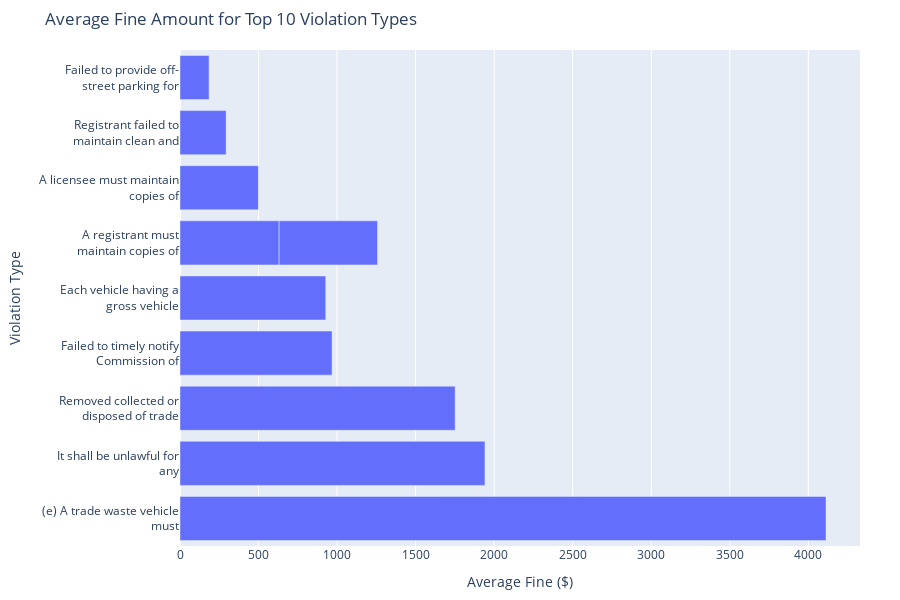

Here is the notebook cell this chart was saved with:
### Code cell
# Get top 10 most common violation types
top_violation_types = violations_df['DESCRIPTION OF RULE'].value_counts().head(10).index

# Compute average fines
avg_fine_by_type = (
    violations_df[violations_df['DESCRIPTION OF RULE'].isin(top_violation_types)]
    .groupby('DESCRIPTION OF RULE')
    .agg(
        AverageFine=('FINE AMOUNT', 'mean'),
        Count=('FINE AMOUNT', 'size')
    )
    .reset_index()
)

# Shorten and wrap for axis labels
def wrap_label(text, word_limit=6, wrap_width=25):
    short = ' '.join(text.split()[:word_limit])
    return '<br>'.join(textwrap.wrap(short, wrap_width))

# Wrap full description for hover
def wrap_hover(text, wrap_width=60):  # Increase from 40 to 60
    return '<br>'.join(textwrap.wrap(text, wrap_width))

avg_fine_by_type['Label'] = avg_fine_by_type['DESCRIPTION OF RULE'].apply(wrap_label)
avg_fine_by_type['HoverText'] = avg_fine_by_type['DESCRIPTION OF RULE'].apply(wrap_hover)

# Sort
avg_fine_by_type = avg_fine_by_type.sort_values(by='AverageFine', ascending=False)

# Plot
fig = px.bar(
    avg_fine_by_type,
    x='AverageFine',
    y='Label',
    orientation='h',
    hover_name='HoverText',
    hover_data={
        'AverageFine': ':.2f',
        'Count': True,
        'Label': False
    },
    labels={'AverageFine': 'Average Fine ($)', 'Label': 'Violation Type'},
    title='Average Fine Amount for Top 10 Violation Types'
)

fig.update_layout(
    xaxis_title='Average Fine ($)',
    yaxis_title='Violation Type',
    height=600,
    margin=dict(l=180, r=40, t=50, b=50),
    hoverlabel=dict(
        font_size=12,
        align='left',
        namelength=-1  # Ensures full hover text is shown
    )
)

fig.show()

### Figure 1 — Plotly figure (JSON) as saved in the notebook; plotly's stock layout.template omitted (floating-point values rounded to 4 significant figures)
{"data": [{"customdata": [[375], [1098], [2848], [455], [527], [474], [556], [367], [356], [346]], "hovertemplate": "<b>%{hovertext}</b><br><br>Average Fine ($)=%{x:.2f}<br>Count=%{customdata[0]}<extra></extra>", "hovertext": ["(e)   A trade waste vehicle must not be operated unless such<br>vehicle is in safe operating condition and has passed an<br>inspection conducted by a qualified inspector demonstrating<br>compliance with the terms of this section at least once<br>during the preceding six months.            (1)   Each such<br>inspection must be recorded on an inspection report form<br>prescribed by the Commission. Such inspection report must<br>identify any safety defects discovered during the inspection<br>and cover at a minimum, the following parts and accessories:<br>service and parking brakes, steering mechanism, tires,<br>wheels and rims, side guards, coupling devices, mirrors,<br>lighting devices and reflectors, horn, windshield wipers,<br>and emergency equipment.         (2)   Following an<br>inspection, such vehicle may not be operated unless a<br>qualified inspector certifies on the inspection report that<br>all necessary repairs have been made and that such vehicle<br>has passed the inspection.              (3)   Copies of the<br>most recent inspection report must be kept in the<br>corresponding vehicle in accordance with the requirements of<br>subdivision (e) of 17 RCNY ? 7-06.", "It shall be unlawful for any person to operate a business<br>for the purpose of the collection of trade waste from the<br>premises of a commercial establishment required to provide<br>for the removal of such waste pursuant to the provisions of<br>section 16-116 of this code, or the removal or disposal of<br>trade waste from such premises, or to engage in, conduct or<br>cause the operation of such a business, without having first<br>obtained a license therefor from the commission pursuant to<br>the provisions of this chapter. Notwithstanding the<br>provisions of this subdivision, a business solely engaged in<br>the removal of waste materials resulting from building<br>demolition, construction, alteration or excavation shall be<br>exempt from the licensing provisions of this subdivision<br>where, except in regard to the principals of a business<br>solely in either or both of the class seven or the class<br>three category of licensees as defined in rules previously<br>promulgated by the commissioner of consumer and worker<br>protection pursuant to subchapter eighteen of chapter two of<br>title twenty of this code, no principal of such applicant is<br>a principal of a business or a former business required to<br>be licensed pursuant to this chapter or such former<br>subchapter eighteen. Grant of such exemption shall be made<br>by the commission upon its review of an exemption<br>application, which shall be in the form and contain the<br>information prescribed by rule of the commission and shall<br>be accompanied by a statement by the applicant describing<br>the nature of the applicant&#39;s business and listing all<br>principals of such business.", "Removed collected or disposed of trade waste or without the<br>proper Commission issued license or exemption from licensing<br>requirements", "Failed to timely notify Commission of a material information<br>submitted to the Commission", "Each vehicle having a gross vehicle weight rating of twenty-<br>six thousand pounds or more and a conventional cab<br>configuration in which the engine is mounted in front of the<br>operator must be equipped with a convex mirror positioned on<br>the front of such vehicle. When such vehicle is being<br>operated, such mirror shall be adjusted so as to enable the<br>operator thereof to see all points on an imaginary<br>horizontal line which is three feet above the road, is one<br>foot directly forward from the midpoint of the front of such<br>motor vehicle, and extends the full width of the front of<br>such vehicle or combination of vehicles.", "A registrant must maintain copies of all daily inspection<br>reports required by 17 RCNY ? 7-03(f) for at least five (5)<br>years, and copies of such reports (paper or electronic) must<br>be available in the corresponding vehicles at all times for<br>fourteen (14) days.", "A registrant must maintain copies of all inspection and<br>certification of repair forms required by 17 RCNY ? 7-03(e)<br>for at least five (5) years, and copies of such forms (paper<br>or electronic) must be available in the corresponding<br>vehicles at all times for six (6) months.", "A licensee must maintain copies of all inspection and<br>certification of repair forms required by 17 RCNY ? 5-10(e)<br>for at least five (5) years, and copies of such forms (paper<br>or electronic) must be available in the corresponding<br>vehicles at all times for six (6) months.", "Registrant failed to maintain clean and unobstructed<br>sidewalk, flagging curbstone or roadway or failed to comply<br>with section 5-08 or 5-11 of this chapter", "Failed to provide off-street parking for vehicles used to<br>transport waste"], "legendgroup": "", "marker": {"color": "#636efa", "pattern": {"shape": ""}}, "name": "", "orientation": "h", "showlegend": false, "textposition": "auto", "type": "bar", "x": [4112.0, 1941.0, 1752.0, 968.1, 927.9, 631.1, 626.5, 498.8, 293.5, 185.0], "xaxis": "x", "y": ["(e) A trade waste vehicle<br>must", "It shall be unlawful for<br>any", "Removed collected or<br>disposed of trade", "Failed to timely notify<br>Commission of", "Each vehicle having a<br>gross vehicle", "A registrant must<br>maintain copies of", "A registrant must<br>maintain copies of", "A licensee must maintain<br>copies of", "Registrant failed to<br>maintain clean and", "Failed to provide off-<br>street parking for"], "yaxis": "y"}], "layout": {"barmode": "relative", "height": 600, "hoverlabel": {"align": "left", "font": {"size": 12}, "namelength": -1}, "legend": {"tracegroupgap": 0}, "margin": {"b": 50, "l": 180, "r": 40, "t": 50}, "title": {"text": "Average Fine Amount for Top 10 Violation Types"}, "xaxis": {"anchor": "y", "domain": [0, 1], "title": {"text": "Average Fine ($)"}}, "yaxis": {"anchor": "x", "domain": [0, 1], "title": {"text": "Violation Type"}}}}
